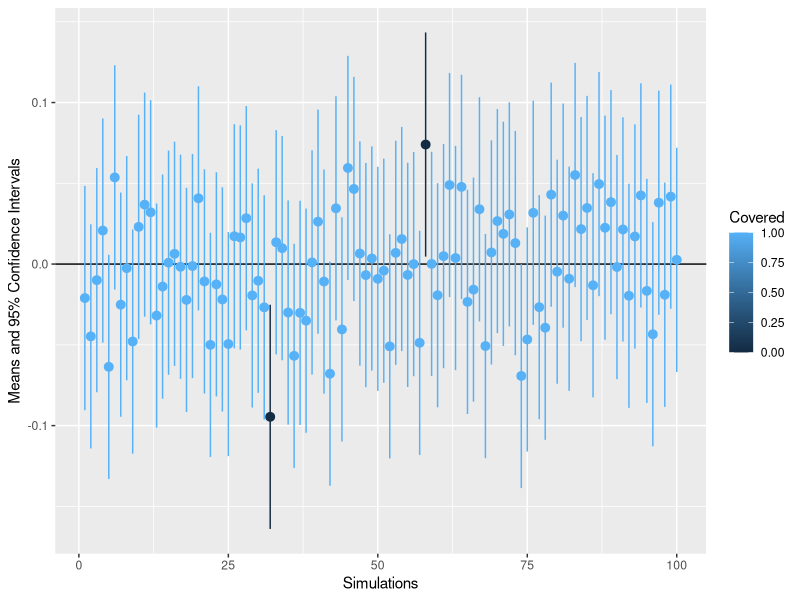
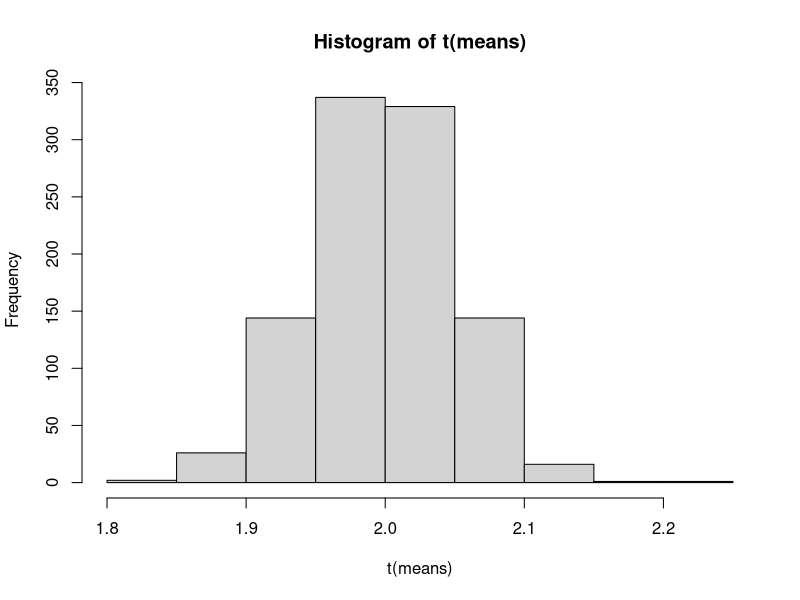

These charts were generated, in order, by the following R code:
## ---- chunk 1
library(tidyverse)
# {-} no chapter number
# see Appendix.Rmd how to make parts in a book
# don't forget library(bookdown)
# R - help -cheatsheets
## ---- chunk 2
set.seed(6465)
## ---- chunk 3
samples <-plyr::rlply(100, rnorm(800, 0, 1))
## ---- chunk 4
samp_function <- function(x) {
 
  m <- mean(x)
  n <- length(x)
  se <- 1/sqrt(n)
  bias <- abs(-0 - m)
  df <- n - 1
  interval <- qt(.975, df) * se
  return(c(m, bias, se, m - interval, m + interval))

}

format <- c("Mean" = 0, "Bias" = 0, "Std.Err" = 0, "Lower" = 0, "Upper" = 0)
## ---- chunk 5
results <- samples %>%
  vapply(., samp_function, format) %>%
  t %>%
  as_tibble %>% 
  mutate(Covered = ifelse(Lower < 0 & Upper > 0, 1, 0))
## ---- chunk 6
# the results contains the table content that is piped into the table
results %>%
  filter(Covered ==0) %>%
  kableExtra::kable(caption = "Here is a table of the samples" )
## ---- chunk 7
# in the line above also the size of the figure can be adjusted
lims <- aes(ymax = results$Upper, ymin = results$Lower)
ggplot(results, aes(y=Mean, x=1:100, colour = Covered)) + 
  geom_hline(aes(yintercept = 0)) + 
  geom_pointrange(lims) + 
  xlab("Simulations") +
  ylab("Means and 95% Confidence Intervals")
## ---- chunk 8
# include = FALSE means don't include the code in the book
samples_2 <- samples <-plyr::rlply(1000, rpois(800, 2))
## ---- chunk 9
means <- samples_2 %>%
  lapply(., mean) %>%
  as.data.frame() %>%
  t()
## ---- chunk 10
hist(t(means))
